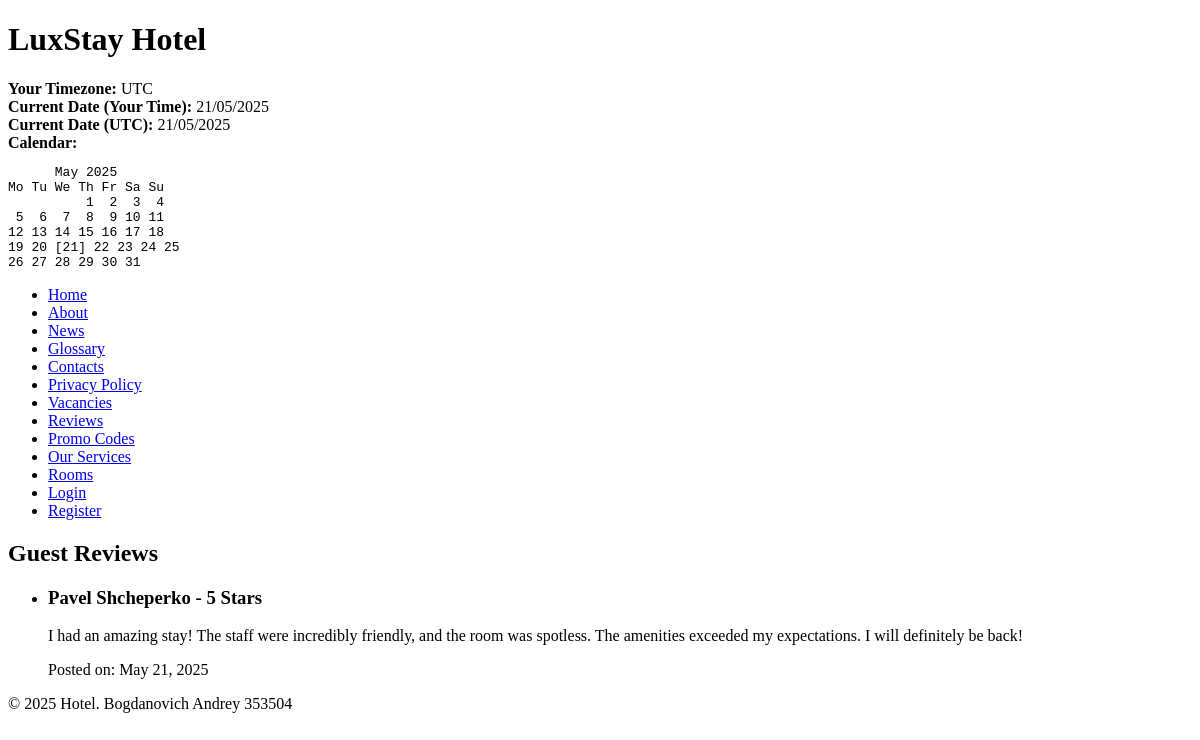
The page /reviews/ on the database as committed earlier.
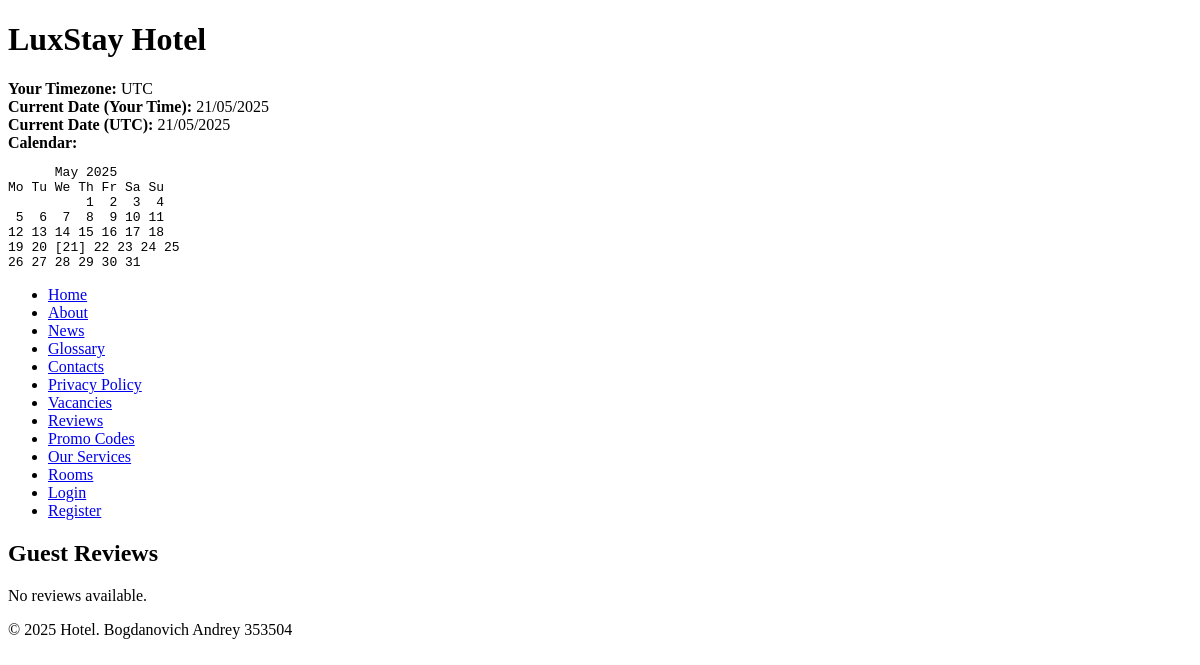
The same page on the database as committed later.
### hotel/models.py (models this page shows, shortened)
class Review(models.Model):
    RATING_CHOICES = [
        (1, '1 Star'),
        (2, '2 Stars'),
        (3, '3 Stars'),
        (4, '4 Stars'),
        (5, '5 Stars'),
    ]
    client = models.ForeignKey(Client, on_delete=models.CASCADE, related_name='reviews')
    rating = models.PositiveSmallIntegerField(choices=RATING_CHOICES)
    text = models.TextField()
    date_posted = models.DateTimeField(default=timezone.now)
    is_published = models.BooleanField(default=False)
    class Meta:
        ordering = ['-date_posted']

class Client(models.Model):
    user = models.OneToOneField(User, on_delete=models.CASCADE, blank=True, null=True)
    first_name = models.CharField(max_length=50)
    last_name = models.CharField(max_length=50)
    email = models.EmailField(unique=True)
    phone = models.CharField(max_length=15)
    address = models.TextField(blank=True, null=True)
    date_of_birth = models.DateField(null=True)  # Add this field
    def __str__(self):
        return f"{self.first_name} {self.last_name}"

### hotel/views.py (the view)
# urls.py: path('reviews/', views.reviews, name='reviews'),
def reviews(request):
    published_reviews = Review.objects.filter(is_published=True).order_by('-date_posted')
    return render(request, 'hotel/reviews.html', {'reviews': published_reviews})

### hotel/templates/hotel/reviews.html (shortened to what this page needs)
{% extends "hotel/base.html" %}
{% block content %}
    <h2>Guest Reviews</h2>
    {% if reviews %}
        <ul>
            {% for review in reviews %}
                <li>
                    <h3>{{ review.client }} - {{ review.get_rating_display }}</h3>
                    <p>{{ review.text }}</p>
                    <p>Posted on: {{ review.date_posted|date:"F d, Y" }}</p>
                </li>
            {% endfor %}
        </ul>
    {% else %}
        <p>No reviews available.</p>
    {% endif %}
{% endblock %}

Rows that differ between the two databases and show on the page:
removed Review: client "Pavel Shcheperko", rating "5 Stars", text "I had an amazing stay! The staff were incredibly friendly, and the room was spotless. The amenities exceeded my expectations. I will definitely be back!", date_posted "May 21, 2025"
Other text that changed with them:
text now shown: "No reviews available."
